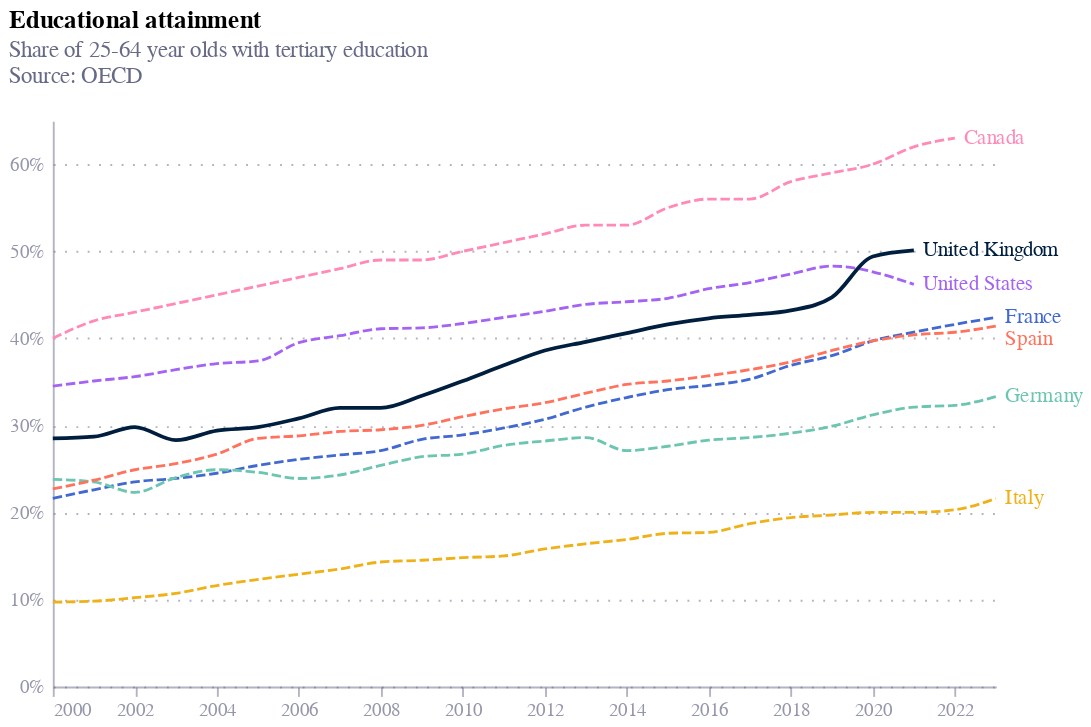

Here is the notebook cell this chart was saved with:
### Code cell
chart = alt.Chart(df2).mark_line(interpolate='monotone').encode(
    x=alt.X('TIME_PERIOD:T', title=''),
    y=alt.Y('OBS_VALUE:Q', title='', axis=alt.Axis(labelExpr="format(datum.value,',') + '%'")),
    color=alt.Color('Country:N', legend=None, scale=alt.Scale(domain=["United Kingdom", "France", "Italy", "Spain", "Germany", "Japan", "Canada", "United States"], range=["#001f3f", "#4269d0", "#efb118", "#ff725c", "#6cc5b0", "#3ca951", "#ff8ab7", "#a463f2", "#97bbf5", "#9c6b4e"] 
    )),
    size=alt.condition(
        alt.datum.Country == "United Kingdom",
        alt.value(2),  
        alt.value(1.5)  
    ),
    strokeDash=alt.condition(
        alt.datum.Country == "United Kingdom",
        alt.value([0, 0]),
        alt.value([5, 2])   
    )
).properties(
    width=500,
    height=300,
    title={
        "text": "Educational attainment",
        "anchor": "start",
        "subtitle": ["Share of 25-64 year olds with tertiary education", "Source: OECD", ""],
        "subtitleColor": "#676A86"})

text = alt.Chart(df2).mark_text(
    align='left',
    dx=5,
    dy={
            "expr": "datum.Country == 'Spain' ? 7 : 0"
          }
).encode(
    alt.X('TIME_PERIOD:T', aggregate='max'),
    alt.Y('OBS_VALUE:Q', aggregate={'argmax': 'TIME_PERIOD'}),
    text='Country:N',
    color = 'Country:N'
)  


chart2 = chart + text 
chart2

### Figure 1 — Vega-Lite specification as saved in the notebook (floating-point values rounded to 4 significant figures; data arrays with more than 128 entries replaced by an {"elided": "..."} marker saying what was removed)
{"config": {"font": "Circular Std", "mark": {"line": {"interpolate": "monotone"}}, "view": {"stroke": "transparent", "width": 400, "height": 300}, "range": {"category": ["#36B7B4", "#E6224B", "#F4C245", "#0063AF", "#00A767", "#179FDB", "#EB5C2E"], "diverging": ["#E6224B", "#E54753", "#C9C9C9", "#179FDB", "#122B39"], "heatmap": ["#C9C9C9", "#179FDB", "#0063AF", "#122B39"], "ordinal": ["#00A767", "#36B7B4", "#179FDB", "#0063AF", "#243B5A"]}, "axisX": {"domainColor": "#676A86", "domainOpacity": 0.5, "grid": false, "labelAngle": 0, "labelColor": "#676A86", "labelOpacity": 0.7, "orient": "bottom", "tickColor": "#676A86", "tickCount": 10, "tickOpacity": 0.5, "title": false, "titleAlign": "center", "titleAnchor": "middle", "titleColor": "#676A86", "titleFontSize": 12, "titleOpacity": 0.8, "titleY": -15}, "axisY": {"domainColor": "#676A86", "domainOpacity": 0.5, "gridColor": "#676A86", "gridDash": [1, 5], "gridOpacity": 0.5, "labelColor": "#676A86", "labelOpacity": 0.7, "labelPadding": 5, "tickColor": "#676A86", "tickCount": 8, "tickOpacity": 0.5, "ticks": false, "titleAlign": "left", "titleAngle": 0, "titleBaseline": "bottom", "titleColor": "#676A86", "titleFontSize": 12, "titleOpacity": 0.8, "titleX": 0, "titleY": -7}}, "layer": [{"mark": {"type": "line", "interpolate": "monotone"}, "encoding": {"color": {"field": "Country", "legend": null, "scale": {"domain": ["United Kingdom", "France", "Italy", "Spain", "Germany", "Japan", "Canada", "United States"], "range": ["#001f3f", "#4269d0", "#efb118", "#ff725c", "#6cc5b0", "#3ca951", "#ff8ab7", "#a463f2", "#97bbf5", "#9c6b4e"]}, "type": "nominal"}, "size": {"condition": {"test": "(datum.Country === 'United Kingdom')", "value": 2}, "value": 1.5}, "strokeDash": {"condition": {"test": "(datum.Country === 'United Kingdom')", "value": [0, 0]}, "value": [5, 2]}, "x": {"field": "TIME_PERIOD", "title": "", "type": "temporal"}, "y": {"axis": {"labelExpr": "format(datum.value,',') + '%'"}, "field": "OBS_VALUE", "title": "", "type": "quantitative"}}, "title": {"text": "Educational attainment", "anchor": "start", "subtitle": ["Share of 25-64 year olds with tertiary education", "Source: OECD", ""], "subtitleColor": "#676A86"}}, {"mark": {"type": "text", "align": "left", "dx": 5, "dy": {"expr": "datum.Country == 'Spain' ? 7 : 0"}}, "encoding": {"color": {"field": "Country", "type": "nominal"}, "text": {"field": "Country", "type": "nominal"}, "x": {"aggregate": "max", "field": "TIME_PERIOD", "type": "temporal"}, "y": {"aggregate": {"argmax": "TIME_PERIOD"}, "field": "OBS_VALUE", "type": "quantitative"}}}], "data": {"name": "data-43cb8f425c12a567bb18d4ffcb4591e5"}, "height": 300, "width": 500, "$schema": "https://vega.github.io/schema/vega-lite/v5.17.0.json", "datasets": {"data-43cb8f425c12a567bb18d4ffcb4591e5": {"elided": "162 records"}}}
